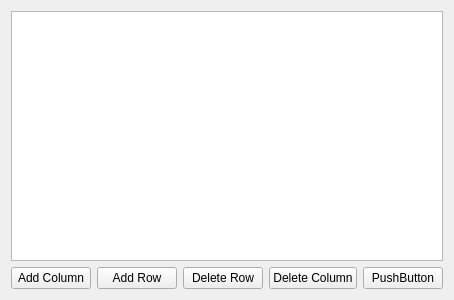
<?xml version="1.0" encoding="UTF-8"?>
<ui version="4.0">
 <class>DocumentView</class>
 <widget class="QWidget" name="DocumentView">
  <property name="geometry">
   <rect>
    <x>0</x>
    <y>0</y>
    <width>400</width>
    <height>300</height>
   </rect>
  </property>
  <property name="windowTitle">
   <string>Form</string>
  </property>
  <layout class="QVBoxLayout" name="verticalLayout">
   <item>
    <widget class="QTreeView" name="tableView">
     <property name="itemsExpandable">
      <bool>false</bool>
     </property>
     <attribute name="headerStretchLastSection">
      <bool>false</bool>
     </attribute>
    </widget>
   </item>
   <item>
    <layout class="QHBoxLayout" name="horizontalLayout">
     <item>
      <widget class="QPushButton" name="addColumnButton">
       <property name="text">
        <string>Add Column</string>
       </property>
      </widget>
     </item>
     <item>
      <widget class="QPushButton" name="addRowButton">
       <property name="text">
        <string>Add Row</string>
       </property>
      </widget>
     </item>
     <item>
      <widget class="QPushButton" name="delRowButtom">
       <property name="text">
        <string>Delete Row</string>
       </property>
      </widget>
     </item>
     <item>
      <widget class="QPushButton" name="delColButtom">
       <property name="text">
        <string>Delete Column</string>
       </property>
      </widget>
     </item>
     <item>
      <widget class="QPushButton" name="subButton">
       <property name="text">
        <string>PushButton</string>
       </property>
      </widget>
     </item>
    </layout>
   </item>
  </layout>
 </widget>
 <resources/>
 <connections/>
</ui>
